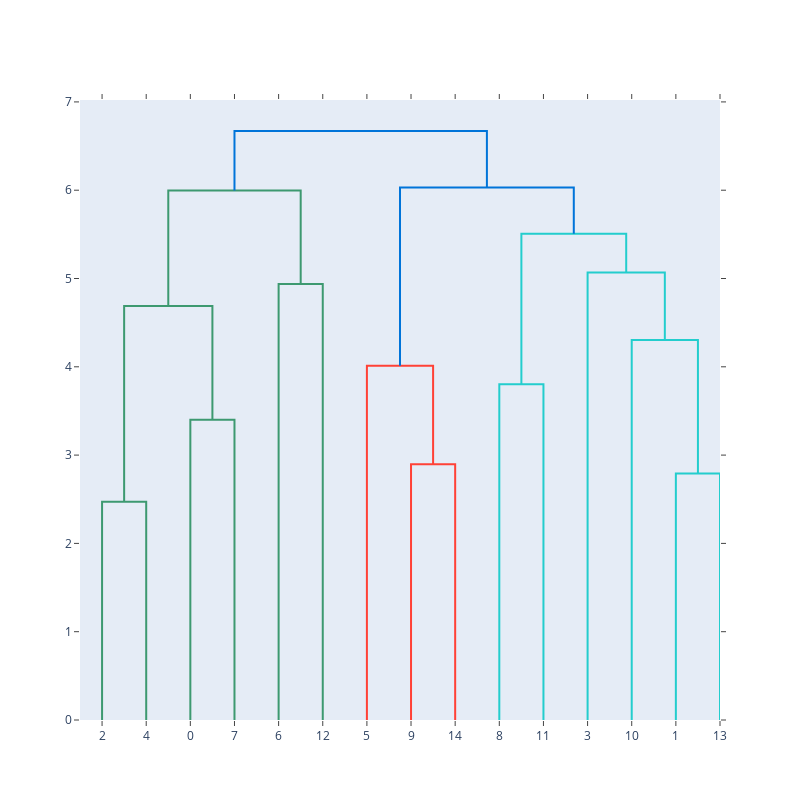

Source (notebook cell):
### Code cell
fig = ff.create_dendrogram(x,color_threshold=6)
fig.update_layout(width=800,height=800)
fig.show()

### Figure 1 — Plotly figure (JSON) as saved in the notebook; plotly's stock layout.template omitted (floating-point values rounded to 4 significant figures)
{"data": [{"hoverinfo": "text", "marker": {"color": "rgb(61,153,112)"}, "mode": "lines", "type": "scatter", "x": [5, 5, 15, 15], "xaxis": "x", "y": [0, 2.472, 2.472, 0], "yaxis": "y"}, {"hoverinfo": "text", "marker": {"color": "rgb(61,153,112)"}, "mode": "lines", "type": "scatter", "x": [25, 25, 35, 35], "xaxis": "x", "y": [0, 3.4, 3.4, 0], "yaxis": "y"}, {"hoverinfo": "text", "marker": {"color": "rgb(61,153,112)"}, "mode": "lines", "type": "scatter", "x": [10, 10, 30, 30], "xaxis": "x", "y": [2.472, 4.69, 4.69, 3.4], "yaxis": "y"}, {"hoverinfo": "text", "marker": {"color": "rgb(61,153,112)"}, "mode": "lines", "type": "scatter", "x": [45, 45, 55, 55], "xaxis": "x", "y": [0, 4.939, 4.939, 0], "yaxis": "y"}, {"hoverinfo": "text", "marker": {"color": "rgb(61,153,112)"}, "mode": "lines", "type": "scatter", "x": [20, 20, 50, 50], "xaxis": "x", "y": [4.69, 5.996, 5.996, 4.939], "yaxis": "y"}, {"hoverinfo": "text", "marker": {"color": "rgb(255,65,54)"}, "mode": "lines", "type": "scatter", "x": [75, 75, 85, 85], "xaxis": "x", "y": [0, 2.896, 2.896, 0], "yaxis": "y"}, {"hoverinfo": "text", "marker": {"color": "rgb(255,65,54)"}, "mode": "lines", "type": "scatter", "x": [65, 65, 80, 80], "xaxis": "x", "y": [0, 4.011, 4.011, 2.896], "yaxis": "y"}, {"hoverinfo": "text", "marker": {"color": "rgb(35,205,205)"}, "mode": "lines", "type": "scatter", "x": [95, 95, 105, 105], "xaxis": "x", "y": [0, 3.803, 3.803, 0], "yaxis": "y"}, {"hoverinfo": "text", "marker": {"color": "rgb(35,205,205)"}, "mode": "lines", "type": "scatter", "x": [135, 135, 145, 145], "xaxis": "x", "y": [0, 2.791, 2.791, 0], "yaxis": "y"}, {"hoverinfo": "text", "marker": {"color": "rgb(35,205,205)"}, "mode": "lines", "type": "scatter", "x": [125, 125, 140, 140], "xaxis": "x", "y": [0, 4.303, 4.303, 2.791], "yaxis": "y"}, {"hoverinfo": "text", "marker": {"color": "rgb(35,205,205)"}, "mode": "lines", "type": "scatter", "x": [115, 115, 132.5, 132.5], "xaxis": "x", "y": [0, 5.069, 5.069, 4.303], "yaxis": "y"}, {"hoverinfo": "text", "marker": {"color": "rgb(35,205,205)"}, "mode": "lines", "type": "scatter", "x": [100, 100, 123.8, 123.8], "xaxis": "x", "y": [3.803, 5.506, 5.506, 5.069], "yaxis": "y"}, {"hoverinfo": "text", "marker": {"color": "rgb(0,116,217)"}, "mode": "lines", "type": "scatter", "x": [72.5, 72.5, 111.9, 111.9], "xaxis": "x", "y": [4.011, 6.031, 6.031, 5.506], "yaxis": "y"}, {"hoverinfo": "text", "marker": {"color": "rgb(0,116,217)"}, "mode": "lines", "type": "scatter", "x": [35, 35, 92.19, 92.19], "xaxis": "x", "y": [5.996, 6.671, 6.671, 6.031], "yaxis": "y"}], "layout": {"autosize": false, "height": 800, "hovermode": "closest", "showlegend": false, "width": 800, "xaxis": {"mirror": "allticks", "rangemode": "tozero", "showgrid": false, "showline": true, "showticklabels": true, "tickmode": "array", "ticks": "outside", "ticktext": ["2", "4", "0", "7", "6", "12", "5", "9", "14", "8", "11", "3", "10", "1", "13"], "tickvals": [5, 15, 25, 35, 45, 55, 65, 75, 85, 95, 105, 115, 125, 135, 145], "type": "linear", "zeroline": false}, "yaxis": {"mirror": "allticks", "rangemode": "tozero", "showgrid": false, "showline": true, "showticklabels": true, "ticks": "outside", "type": "linear", "zeroline": false}}}
